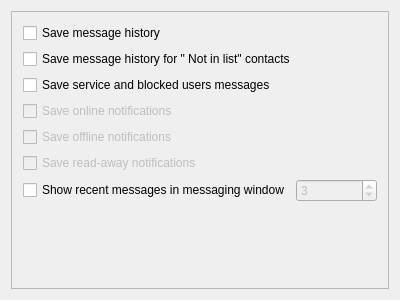
<ui version="4.0" >
 <class>historySettingsClass</class>
 <widget class="QWidget" name="historySettingsClass" >
  <property name="geometry" >
   <rect>
    <x>0</x>
    <y>0</y>
    <width>400</width>
    <height>300</height>
   </rect>
  </property>
  <property name="windowTitle" >
   <string>historySettings</string>
  </property>
  <layout class="QGridLayout" >
   <item row="0" column="0" >
    <widget class="QFrame" name="frame" >
     <property name="frameShape" >
      <enum>QFrame::StyledPanel</enum>
     </property>
     <property name="frameShadow" >
      <enum>QFrame::Raised</enum>
     </property>
     <layout class="QGridLayout" >
      <item row="0" column="0" >
       <widget class="QCheckBox" name="saveHistoryBox" >
        <property name="text" >
         <string>Save message history</string>
        </property>
       </widget>
      </item>
      <item row="1" column="0" >
       <widget class="QCheckBox" name="nilHistoryBox" >
        <property name="text" >
         <string>Save message history for " Not in list" contacts</string>
        </property>
       </widget>
      </item>
      <item row="2" column="0" >
       <widget class="QCheckBox" name="serviceBox" >
        <property name="text" >
         <string>Save service and blocked users messages</string>
        </property>
       </widget>
      </item>
      <item row="3" column="0" >
       <widget class="QCheckBox" name="onlineNotifyBox" >
        <property name="enabled" >
         <bool>false</bool>
        </property>
        <property name="text" >
         <string>Save online notifications</string>
        </property>
       </widget>
      </item>
      <item row="4" column="0" >
       <widget class="QCheckBox" name="offlineNotifyBox" >
        <property name="enabled" >
         <bool>false</bool>
        </property>
        <property name="text" >
         <string>Save offline notifications</string>
        </property>
       </widget>
      </item>
      <item row="5" column="0" >
       <widget class="QCheckBox" name="readAwayNotifyBox" >
        <property name="enabled" >
         <bool>false</bool>
        </property>
        <property name="text" >
         <string>Save read-away notifications</string>
        </property>
       </widget>
      </item>
      <item row="6" column="0" >
       <layout class="QHBoxLayout" >
        <item>
         <widget class="QCheckBox" name="recentBox" >
          <property name="text" >
           <string>Show recent messages in messaging window</string>
          </property>
         </widget>
        </item>
        <item>
         <widget class="QSpinBox" name="messagesCountBox" >
          <property name="enabled" >
           <bool>false</bool>
          </property>
          <property name="minimum" >
           <number>1</number>
          </property>
          <property name="maximum" >
           <number>10</number>
          </property>
          <property name="value" >
           <number>3</number>
          </property>
         </widget>
        </item>
       </layout>
      </item>
      <item row="7" column="0" >
       <spacer>
        <property name="orientation" >
         <enum>Qt::Vertical</enum>
        </property>
        <property name="sizeHint" >
         <size>
          <width>20</width>
          <height>40</height>
         </size>
        </property>
       </spacer>
      </item>
     </layout>
    </widget>
   </item>
  </layout>
 </widget>
 <layoutdefault spacing="6" margin="11" />
 <resources/>
 <connections>
  <connection>
   <sender>recentBox</sender>
   <signal>toggled(bool)</signal>
   <receiver>messagesCountBox</receiver>
   <slot>setEnabled(bool)</slot>
   <hints>
    <hint type="sourcelabel" >
     <x>247</x>
     <y>217</y>
    </hint>
    <hint type="destinationlabel" >
     <x>378</x>
     <y>217</y>
    </hint>
   </hints>
  </connection>
  <connection>
   <sender>serviceBox</sender>
   <signal>toggled(bool)</signal>
   <receiver>onlineNotifyBox</receiver>
   <slot>setEnabled(bool)</slot>
   <hints>
    <hint type="sourcelabel" >
     <x>199</x>
     <y>89</y>
    </hint>
    <hint type="destinationlabel" >
     <x>150</x>
     <y>117</y>
    </hint>
   </hints>
  </connection>
  <connection>
   <sender>serviceBox</sender>
   <signal>toggled(bool)</signal>
   <receiver>offlineNotifyBox</receiver>
   <slot>setEnabled(bool)</slot>
   <hints>
    <hint type="sourcelabel" >
     <x>78</x>
     <y>88</y>
    </hint>
    <hint type="destinationlabel" >
     <x>86</x>
     <y>143</y>
    </hint>
   </hints>
  </connection>
  <connection>
   <sender>serviceBox</sender>
   <signal>toggled(bool)</signal>
   <receiver>readAwayNotifyBox</receiver>
   <slot>setEnabled(bool)</slot>
   <hints>
    <hint type="sourcelabel" >
     <x>241</x>
     <y>98</y>
    </hint>
    <hint type="destinationlabel" >
     <x>205</x>
     <y>175</y>
    </hint>
   </hints>
  </connection>
 </connections>
</ui>
